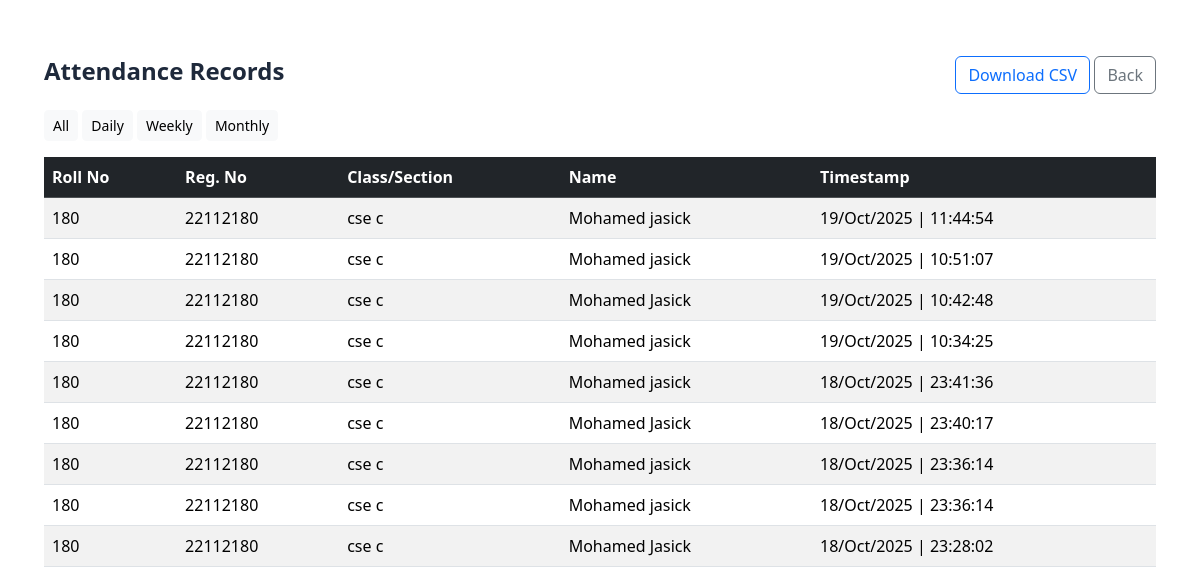
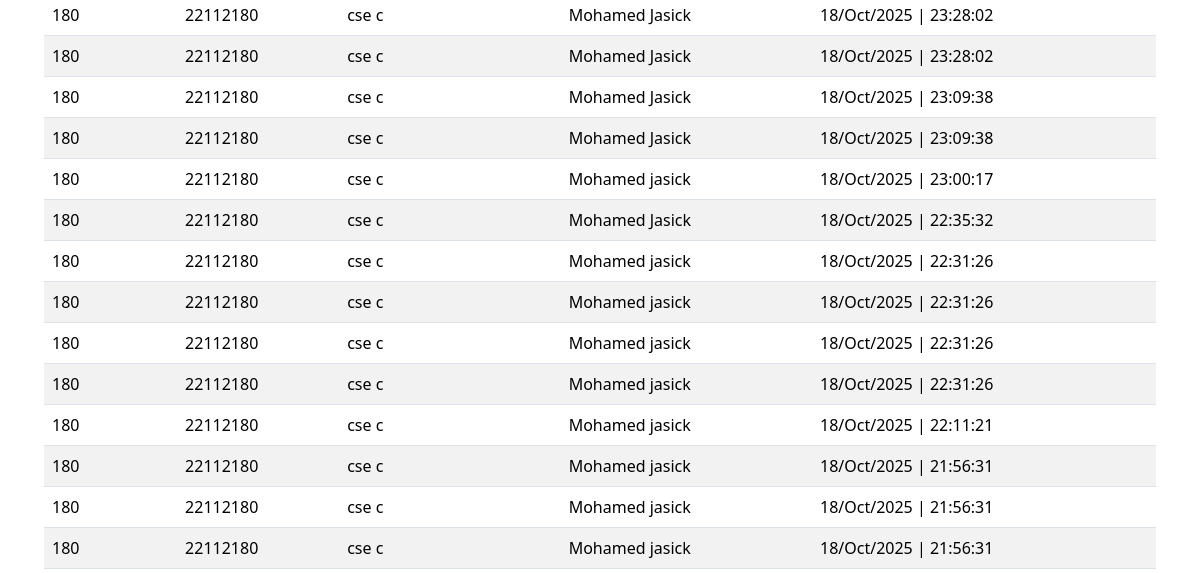
The app's page /attendance_record (upper part), older data (2 pictures, top to bottom).
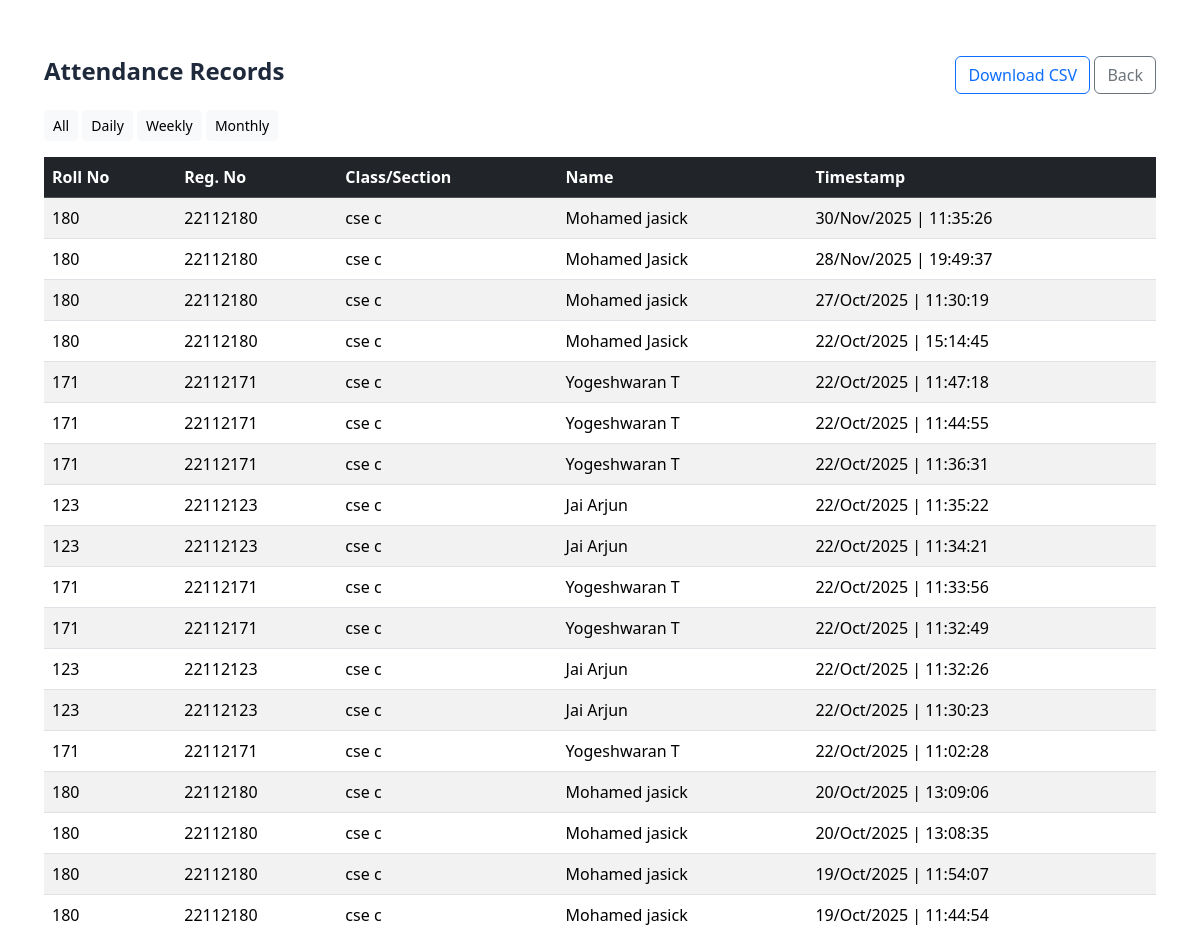
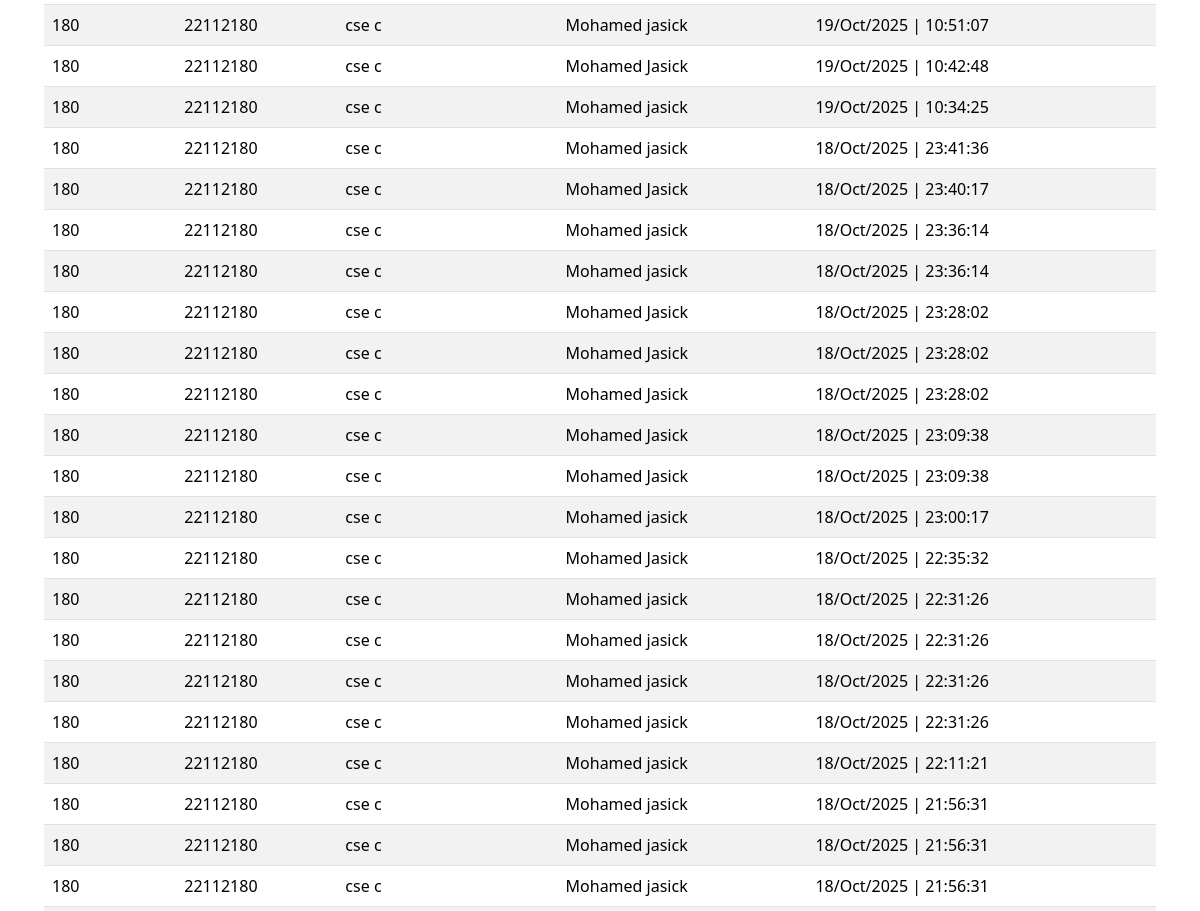
The same page, newer data (2 pictures, top to bottom).
### tables this page shows
CREATE TABLE attendance (
                    id INTEGER PRIMARY KEY AUTOINCREMENT,
                    student_id INTEGER,
                    name TEXT,
                    timestamp TEXT
                );

CREATE TABLE students (
                    id INTEGER PRIMARY KEY AUTOINCREMENT,
                    name TEXT NOT NULL,
                    roll TEXT,
                    class TEXT,
                    section TEXT,
                    reg_no TEXT,
                    created_at TEXT
                );

### app.py (the view)
@app.route("/attendance_record", methods=["GET"])
def attendance_record():
    period = request.args.get("period", "all")  # all, daily, weekly, monthly
    conn = sqlite3.connect(DB_PATH, check_same_thread=False)
    q = """
        SELECT
            S.roll,
            S.reg_no,
            S.class,
            S.section,
            A.name,
            A.timestamp
        FROM
            attendance A
        JOIN
            students S ON A.student_id = S.id
        """
    params = ()
    if period == "daily":
        today = datetime.date.today().isoformat()
        q += " WHERE date(A.timestamp) = ?"
        params = (today,)
    elif period == "weekly":
        start = (datetime.date.today() - timedelta(days=7)).isoformat()
        q += " WHERE date(A.timestamp) >= ?"
        params = (start,)
    elif period == "monthly":
        start = (datetime.date.today() - timedelta(days=30)).isoformat()
        q += " WHERE date(A.timestamp) >= ?"
        params = (start,)
    q += " ORDER BY A.timestamp DESC LIMIT 5000"
    df = pd.read_sql_query(q, conn, params=params)
    conn.close()
    if not df.empty:
        df['dt_object'] = pd.to_datetime(df['timestamp'], format='ISO8601', errors='coerce', utc=True)
        df['dt_object'] = df['dt_object'].dt.tz_convert(LOCAL_TIMEZONE)
        df['formatted_time'] = df['dt_object'].dt.strftime('%d/%b/%Y | %H:%M:%S')
        df['class_sec'] = df['class'] + ' ' + df['section']
        df = df[['roll', 'reg_no', 'class_sec', 'name', 'formatted_time']]
        rows = df.values.tolist()
    else:
        rows = []
    return render_template("attendance_record.html", records=rows, period=period)

### templates/attendance_record.html (shortened to what this page needs)
<!doctype html>
<html>
<head>
  <link href="https://cdn.jsdelivr.net/npm/bootstrap@5.3.1/dist/css/bootstrap.min.css" rel="stylesheet">
  <link rel="stylesheet" href="{{ url_for('static', filename='css/style.css') }}">
</head>
<body>
<div class="container my-4">
  <div class="d-flex justify-content-between align-items-center mb-3">
    <h4>Attendance Records</h4>
    <div>
      <a class="btn btn-outline-primary" href="/download_csv">Download CSV</a>
      <a class="btn btn-outline-secondary" href="/">Back</a>
    </div>
  </div>
  <div class="mb-3">
    <a href="/attendance_record?period=all" class="btn btn-sm btn-light">All</a>
    <a href="/attendance_record?period=daily" class="btn btn-sm btn-light">Daily</a>
    <a href="/attendance_record?period=weekly" class="btn btn-sm btn-light">Weekly</a>
    <a href="/attendance_record?period=monthly" class="btn btn-sm btn-light">Monthly</a>
  </div>
  <div class="table-responsive">
    <table class="table table-striped">
      <thead class="table-dark">
        <tr>
            <th>Roll No</th>
            <th>Reg. No</th>
            <th>Class/Section</th>
            <th>Name</th>
            <th>Timestamp</th>
        </tr>
      </thead>
      <tbody>
      {% for r in records %}
        <tr>
            <td>{{ r[0] }}</td>  <td>{{ r[1] }}</td>  <td>{{ r[2] }}</td>  <td>{{ r[3] }}</td>  <td>{{ r[4] }}</td>  </tr>
      {% endfor %}
      </tbody>
    </table>
</div>
</div>
</body>
</html>

### static/css/style.css (style rules this page uses)
html, body { height: 100%; margin: 0; }
body { font-family: 'Segoe UI', Tahoma, Geneva, Verdana, sans-serif; background-image: url("../images/bg.png"); no-repeat center center fixed; background-size: contain; margin: 0; color: #1e293b; display: flex; justify-content: flex-end; align-items: flex-start; padding: 2rem; }
body::before { content: ''; position: fixed; inset: 0; background: rgba(255,255,255,0.4); z-index: -1; }
h5, h4, h3 { font-weight: 600; }

Row changes from the older to the newer data that the page shows:
added attendance: roll "180", reg_no "22112180", class "cse c", name "Mohamed jasick", r "30/Nov/2025 | 11:35:26"
added attendance: roll "180", reg_no "22112180", class "cse c", name "Mohamed Jasick", r "28/Nov/2025 | 19:49:37"
added attendance: roll "180", reg_no "22112180", class "cse c", name "Mohamed jasick", r "27/Oct/2025 | 11:30:19"
added attendance: roll "180", reg_no "22112180", class "cse c", name "Mohamed Jasick", r "22/Oct/2025 | 15:14:45"
added attendance: roll "171", reg_no "22112171", class "cse c", name "Yogeshwaran T", r "22/Oct/2025 | 11:47:18"
added attendance: roll "171", reg_no "22112171", class "cse c", name "Yogeshwaran T", r "22/Oct/2025 | 11:44:55"
added attendance: roll "171", reg_no "22112171", class "cse c", name "Yogeshwaran T", r "22/Oct/2025 | 11:36:31"
added attendance: roll "123", reg_no "22112123", class "cse c", name "Jai Arjun", r "22/Oct/2025 | 11:35:22"
added attendance: roll "123", reg_no "22112123", class "cse c", name "Jai Arjun", r "22/Oct/2025 | 11:34:21"
added attendance: roll "171", reg_no "22112171", class "cse c", name "Yogeshwaran T", r "22/Oct/2025 | 11:33:56"
added attendance: roll "171", reg_no "22112171", class "cse c", name "Yogeshwaran T", r "22/Oct/2025 | 11:32:49"
added attendance: roll "123", reg_no "22112123", class "cse c", name "Jai Arjun", r "22/Oct/2025 | 11:32:26"
added attendance: roll "123", reg_no "22112123", class "cse c", name "Jai Arjun", r "22/Oct/2025 | 11:30:23"
added attendance: roll "171", reg_no "22112171", class "cse c", name "Yogeshwaran T", r "22/Oct/2025 | 11:02:28"
added attendance: roll "180", reg_no "22112180", class "cse c", name "Mohamed jasick", r "20/Oct/2025 | 13:09:06"
added attendance: roll "180", reg_no "22112180", class "cse c", name "Mohamed jasick", r "20/Oct/2025 | 13:08:35"
added attendance: roll "180", reg_no "22112180", class "cse c", name "Mohamed jasick", r "19/Oct/2025 | 11:54:07"
